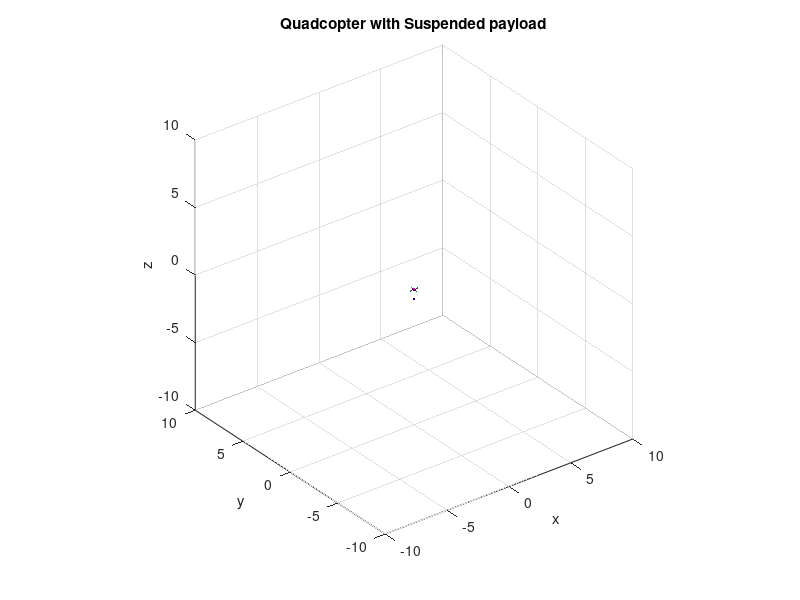

Here is the MATLAB script that generated this plot: (Note: this script raises an error after producing the figure.)
%% For making 3D object of quadcopter
myaxes = axes( 'xlim', [-10 10] ,'ylim', [-10 10], 'zlim', [-10 10] );
view(3);
title("Quadcopter with Suspended payload")
grid on;
axis equal;
hold on;
xlabel('x')
ylabel('y')
zlabel('z')
%for quadcopter
[ xarm, yarm, zarm ] = cylinder([ 0.01 0.01 ]);
[ bodyx ,bodyy, bodyz ] = sphere();
[ propx ,propy ,propz ] = sphere();
[ cablex ,cabley ,cablez ] = cylinder([ 0.01 0.01 ]);
[ massx ,massy ,massz ]    = sphere();
zarm(2,:) = 0.3;
quadcopter(1) = surface(zarm,xarm,yarm, 'FaceColor','r','FaceAlpha',1, 'EdgeColor','none' );
quadcopter(2) = surface(-zarm,xarm,yarm,'FaceColor','r','FaceAlpha',1, 'EdgeColor','none' );
quadcopter(3) = surface(xarm,zarm,yarm,'FaceColor','r','FaceAlpha',1, 'EdgeColor','none' );
quadcopter(4) = surface(xarm,-zarm,yarm,'FaceColor','r','FaceAlpha',1, 'EdgeColor','none' );
quadcopter(5) = surface(0.1*bodyx,0.1*bodyy,0.07*bodyz,'FaceColor','m','FaceAlpha',1, 'EdgeColor','none' );
quadcopter(6) = surf(0.03*propx+0.3,0.03*propy,0.05*propz,'FaceColor','c','FaceAlpha',1, 'EdgeColor','none' );
quadcopter(7) = surf(0.03*propx-0.3,0.03*propy,0.05*propz,'FaceColor','c','FaceAlpha',1, 'EdgeColor','none');
quadcopter(8) = surf(0.03*propx,0.03*propy+0.3,0.05*propz,'FaceColor','c','FaceAlpha',1, 'EdgeColor','none');
quadcopter(9) = surf(0.03*propx,0.03*propy-0.3,0.05*propz,'FaceColor','c','FaceAlpha',1, 'EdgeColor','none');

payload(1)    = surf(cablex,cabley,-0.7*cablez,'FaceColor','b','FaceAlpha',1, 'EdgeColor','none' );
payload(2)    = surf(.05*massx,.05*massy,-0.7+0.05*massz,'FaceColor','b','FaceAlpha',1, 'EdgeColor','none');

Quadcopter_assembly = hgtransform('parent',myaxes);
set(quadcopter,'parent',Quadcopter_assembly);

payload_assembly = hgtransform('parent',myaxes);
set(payload,'parent',payload_assembly);

light              
lighting gouraud
material dull

% %% for animation
figure(1)

for i = 1:5:length(t)
    R = [X(i,13) X(i,16) X(i,19);
        X(i,14) X(i,17) X(i,20);
        X(i,15) X(i,18) X(i,21)];
    eulerAngle = rotm2eul(R,'XYZ');
    xL = [ X(i,1) ; X(i,2) ;X(i,3) ];
    q  = [ X(i,7) ; X(i,8) ;X(i,9) ];
    xQ = xL - L * q;
    theta_p = - asin(q(1,1));
    phi_p   = asin( q(2,1) / cos(theta_p) );
    
    translation_q = makehgtform('translate' , xQ);
    rotx_q        = makehgtform('xrotate',eulerAngle(1,1));
    roty_q        = makehgtform('yrotate',eulerAngle(1,2));
    rotz_q        = makehgtform('zrotate',eulerAngle(1,3));
    
    translation_p = makehgtform('translate' , xQ);
    rotx_p        = makehgtform('xrotate',phi_p);
    roty_p        = makehgtform('yrotate',theta_p);
    rotz_p        = makehgtform('zrotate',0);
    
    set(Quadcopter_assembly, 'matrix', translation_q*rotx_q*roty_q*rotz_q);
    set(payload_assembly,    'matrix', translation_p*rotx_p*roty_p*rotz_p)
    
    plot3([ 0 .1], [ 0 0],[ 0 0],'r',[ 0 0], [ 0 .1],[ 0 0],'g',[ 0 0], [ 0 0],[ 0 .1],'b');
    xlim([ -3 3 ])
    ylim([ -3 3 ])
    zlim([ -1 3 ])
%     axis auto
    xlabel('X-axis')
    ylabel('Y-axis')
    zlabel('Z-axis')
    title('Quadcopter with Suspended payload')
    drawnow
%     t(i)
end
